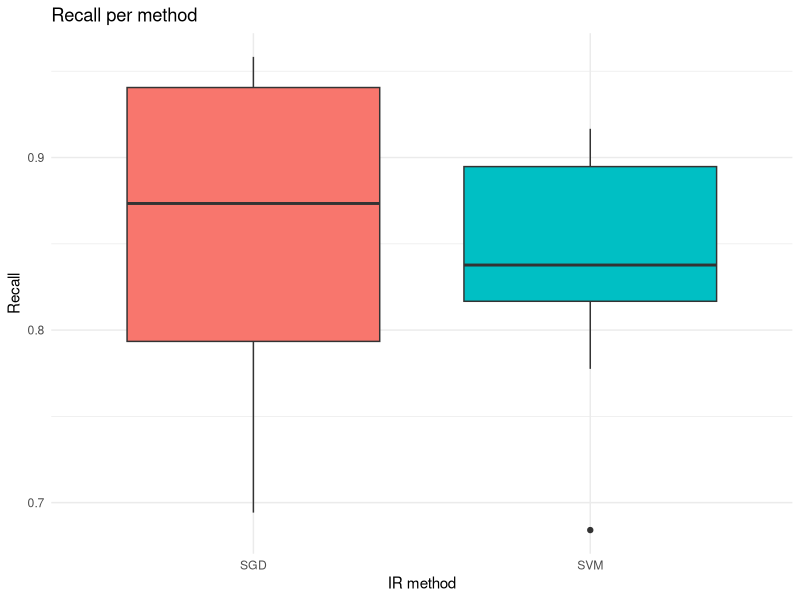

This figure's R source:
#loading library
require("ggplot2")

# selecting the current directory
setwd("/Users/tassiovale/Dropbox/PhD Thesis/trace2vary/trace_recovery/results/")

# read csv file
data <- read.csv("2018-03-18_21h56m_output.csv")

chart <- ggplot(data=data, aes(x=method, y=recall, fill=method)) +
    geom_boxplot() +
    theme_minimal() +
    ggtitle("Recall per method") +
    labs(x="IR method", y="Recall") +
    scale_fill_discrete(guide=FALSE)

ggsave("2018-03-18_21h56m_recall_chart.eps")